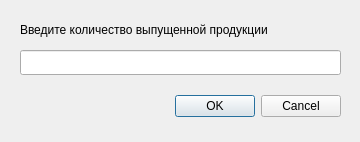
<?xml version="1.0" encoding="UTF-8"?>
<ui version="4.0">
 <class>dialog</class>
 <widget class="QDialog" name="dialog">
  <property name="geometry">
   <rect>
    <x>0</x>
    <y>0</y>
    <width>360</width>
    <height>142</height>
   </rect>
  </property>
  <property name="windowTitle">
   <string>Dialog</string>
  </property>
  <widget class="QDialogButtonBox" name="buttonBox">
   <property name="geometry">
    <rect>
     <x>0</x>
     <y>90</y>
     <width>341</width>
     <height>32</height>
    </rect>
   </property>
   <property name="orientation">
    <enum>Qt::Horizontal</enum>
   </property>
   <property name="standardButtons">
    <set>QDialogButtonBox::Cancel|QDialogButtonBox::Ok</set>
   </property>
  </widget>
  <widget class="QLabel" name="label">
   <property name="geometry">
    <rect>
     <x>20</x>
     <y>20</y>
     <width>351</width>
     <height>20</height>
    </rect>
   </property>
   <property name="text">
    <string>Введите количество выпущенной продукции</string>
   </property>
  </widget>
  <widget class="QLineEdit" name="lineEdit">
   <property name="geometry">
    <rect>
     <x>20</x>
     <y>50</y>
     <width>321</width>
     <height>25</height>
    </rect>
   </property>
  </widget>
 </widget>
 <resources/>
 <connections>
  <connection>
   <sender>buttonBox</sender>
   <signal>accepted()</signal>
   <receiver>dialog</receiver>
   <slot>accept()</slot>
   <hints>
    <hint type="sourcelabel">
     <x>248</x>
     <y>254</y>
    </hint>
    <hint type="destinationlabel">
     <x>157</x>
     <y>274</y>
    </hint>
   </hints>
  </connection>
  <connection>
   <sender>buttonBox</sender>
   <signal>rejected()</signal>
   <receiver>dialog</receiver>
   <slot>reject()</slot>
   <hints>
    <hint type="sourcelabel">
     <x>316</x>
     <y>260</y>
    </hint>
    <hint type="destinationlabel">
     <x>286</x>
     <y>274</y>
    </hint>
   </hints>
  </connection>
 </connections>
</ui>
